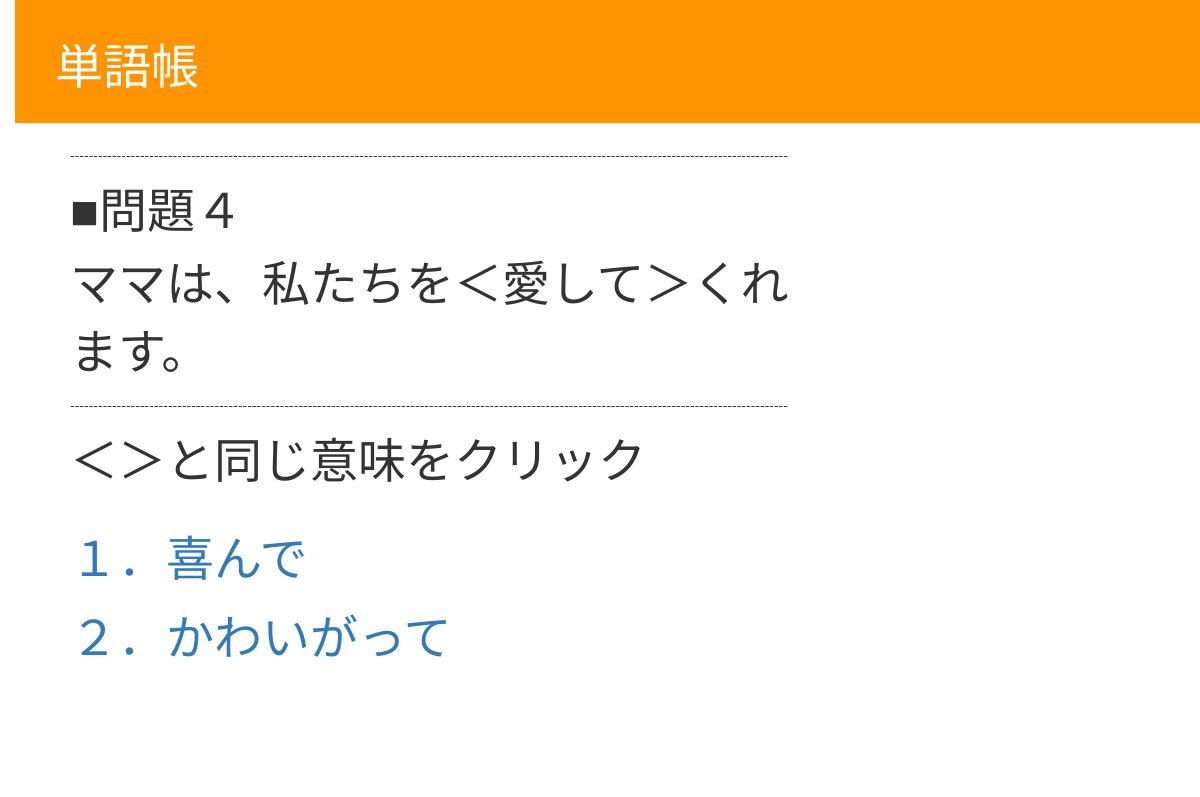
Page /post/6/ on the committed database.
### blog/models.py (models this page shows, shortened)
class Post(models.Model):
    author = models.ForeignKey('auth.User', on_delete=models.CASCADE)
    number = models.CharField(max_length=200,null=True)
    title = models.TextField(null=True)
    text = models.TextField()
    answer1 = models.TextField(null=True)
    answer2 = models.TextField(null=True)
    created_date = models.DateTimeField(default=timezone.now)
    published_date = models.DateTimeField(blank=True, null=True)

### blog/views.py (the view)
# urls.py: path('post/<int:pk>/', views.post_detail, name='post_detail'),
def post_detail(request, pk):
    post = get_object_or_404(Post, pk=pk)
    return render(request, 'blog/post_detail.html', {'post': post})

### blog/templates/blog/post_detail.html (shortened to what this page needs)
{% extends 'blog/base.html' %}
{% block content %}
<div class="post">
  <p class="mb2">----------------------------------------------------------------------------------------------------------------------------------------------------------</p>
  <h1><font size="20">■{{ post.number }}</font></h1>
  <p class="mb10"><font size="20">{{ post.title }}</font></p>
  <p class="mb2">----------------------------------------------------------------------------------------------------------------------------------------------------------</p>
  <p><font size="15">{{ post.text|linebreaksbr }}</font></p>
　{% ifequal post.pk 6 %}
    <p><font size="20"><a href="{% url 'post_miss3' pk=post.pk %}">{{ post.answer1|linebreaksbr }}</a></font><p>
    <p><font size="20"><a href="{% url 'post_right3'  pk=post.pk %}">{{ post.answer2|linebreaksbr }}</a></font><p>
  {% endifequal %}
</div>
{% endblock %}

### blog/static/css/blog.css (style rules this page uses)
body { padding-left: 15px; }
h1, h2, h3, h4 { font-family: 'Lobster', cursive; }
.post { margin-bottom: 70px; }

### rows in the picture
Post: number "問題４", title "ママは、私たちを＜愛して＞くれます。", text "＜＞と同じ意味をクリック", answer1 "１．喜んで", answer2 "２．かわいがって"
